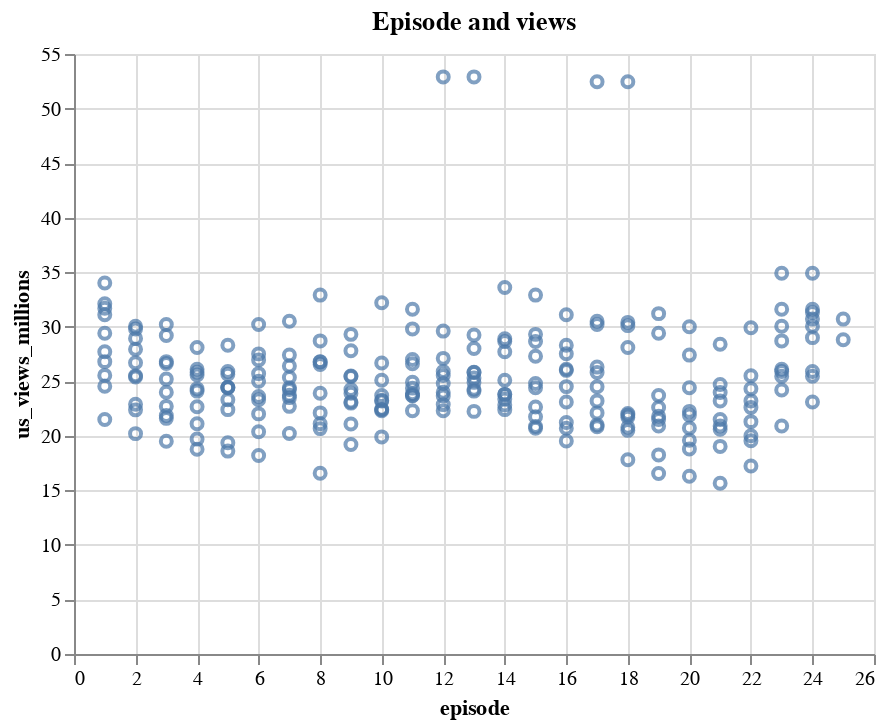

The notebook cell this image was saved under:
### Code cell
alt.Chart(amigos_info_dt[:,[f.season,f.episode,f.us_views_millions]].to_pandas()).mark_point().encode(
    alt.X('episode'),
    alt.Y('us_views_millions')
).properties(
    title=' Episode and views'
)

### Figure 1 — Vega-Lite specification as saved in the notebook (floating-point values rounded to 4 significant figures; data arrays with more than 128 entries replaced by an {"elided": "..."} marker saying what was removed)
{"config": {"view": {"continuousWidth": 400, "continuousHeight": 300}}, "data": {"name": "data-cbf859be854523edea9673dbd0ced70a"}, "mark": "point", "encoding": {"x": {"type": "quantitative", "field": "episode"}, "y": {"type": "quantitative", "field": "us_views_millions"}}, "title": " Episode and views", "$schema": "https://vega.github.io/schema/vega-lite/v4.8.1.json", "datasets": {"data-cbf859be854523edea9673dbd0ced70a": {"elided": "236 records"}}}
